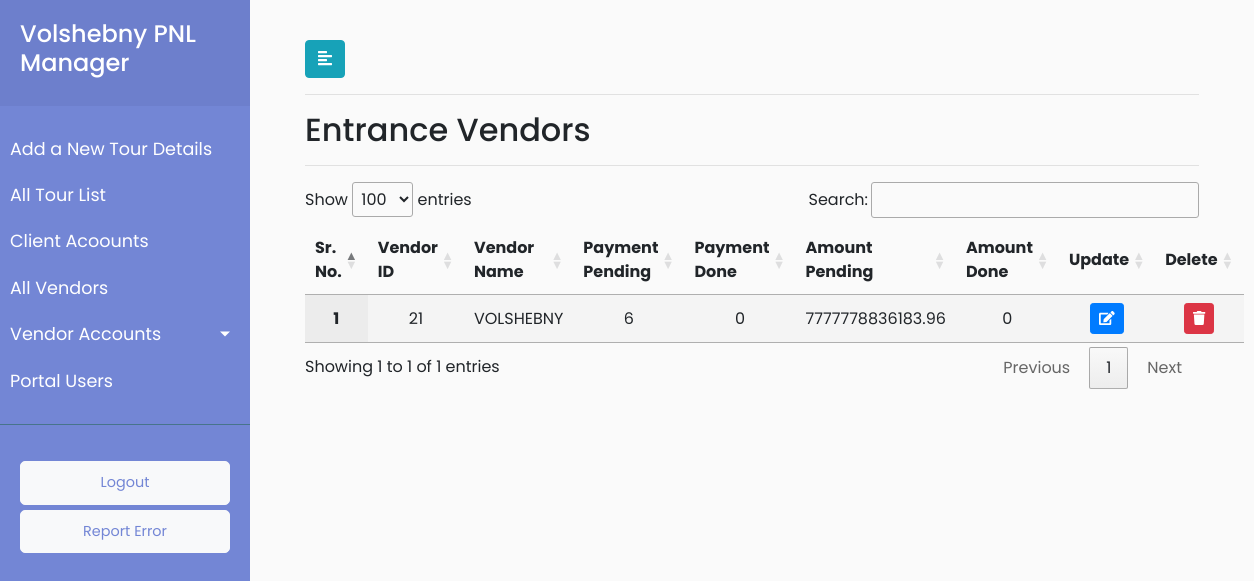
The page /vendor_accounts_entrances_quatation/ (signed in) on the database its author committed.
### payment/models.py (models this page shows, shortened)
class Vendor(models.Model):
    vendor_type_choices=(('Air Ticket Service','Air Ticket Service'),
                        ('Visa Cost Service','Visa Cost Service'),
                        ('Hotel Quatation Service','Hotel Quatation Service'),
                        ('Restuarant Quatation Service','Restuarant Quatation Service'),
                        ('Entrances Quatation Service','Entrances Quatation Service'),
                        ('SapSan Quatation Service','SapSan Quatation Service'),
                        ('Guide Service','Guide Service'),
                        ('Transport Service','Transport Service'),
                        ('All Services','All Services'))
    vendor_name = models.CharField(max_length=920)
    vendor_address = models.CharField(max_length=920)
    vendor_type = models.CharField(choices=vendor_type_choices,max_length=920,default="Air Ticket Service")
    vendor_mobile = models.CharField(max_length=920,default="")
    vendor_email = models.CharField(max_length=920,default="")
    vendor_remark = models.CharField(max_length=920,default="")

### payment/views.py (the view)
# urls.py: path('vendor_accounts_entrances_quatation/', views.vendor_accounts_entrances_quatation, name='vendor_accounts_entrances_quatation'),
@login_required(login_url='/user_login')
def vendor_accounts_entrances_quatation(request):
    entrances_list=functions.filtering_vendors("Entrances Quatation Service")
    user_role = request.user.user_role
    return render(request,'payment/vendor_accounts_entrances_quatation.html',{'entrances_list':entrances_list,'user_role':user_role })

### payment/functions.py (called while the page is built)
def filtering_vendors(vendor_type_parameter):
    vendor_payment_status = ['Pending','Done','Payment_Pending_Amonut','Payment_Done_Amount']
    x = list(set(list(Vendor.objects.filter(vendor_type=vendor_type_parameter).values_list('pk','vendor_name'))))
    vendor_status_list = [vendor_payment_count(a,vendor_payment_status_one) for a in x for vendor_payment_status_one in vendor_payment_status ]
    final = [vendor_status_list[i * 4:(i + 1) * 4] for i in range((len(vendor_status_list) + 4 - 1) // 4 )]
    vendor_dict = dict(zip(x,final))
    return vendor_dict

### payment/templates/payment/vendor_accounts_entrances_quatation.html (shortened to what this page needs)
{% extends 'payment/base.html' %}
{% load static %}
{% block stylesheets %}
<link rel="stylesheet" href="//cdn.datatables.net/1.10.19/css/jquery.dataTables.min.css">
{% endblock stylesheets %}
{% block content %}
<div id="content">
	<div class="container-fluid">
		<button type="button" id="sidebarCollapse" class="btn btn-info">
			<i class="fas fa-align-left"></i>
		</button>
        <hr>
                <h2>Entrance Vendors</h2>
        <hr>
        <div>
                       <table id="test_table" class="display" style="width:100%; text-align: center">
                            <thead>
                                <tr>
                                    <th>Sr. No.</th>
                                    <th>Vendor ID</th>
                                    <th>Vendor Name</th>
                                    <th>Payment Pending</th>
                                     <th>Payment Done</th>
                                      <th>Amount Pending</th>
                        <th>Amount Done</th>
                                     <th>Update</th>
                                     {% if user_role == 1 %}
                                        <th>Delete</th>
                                        {% endif %}
                                </tr>
                            </thead>
                            <tbody>
                    {% for key,value in entrances_list.items %}
                    <tr>
                        <th class="text-center" scope="row">{{ forloop.counter }}</th>
                        <td class="text-center">{{ key.0 }}</td>
                        <td class="text-center">{{ key.1 }}</td>
                        <td class="text-center"><a href="{% url 'payment:vendor_accounts_entrances_quatation_details'  vendor_id=key.0 payment_status="Pending"  %}"> {{value.0}} </a></td>
                        <td class="text-center"><a href="{% url 'payment:vendor_accounts_entrances_quatation_details'  vendor_id=key.0 payment_status="Done"  %}">{{value.1}}</a></td>
                        <td class="text-center">{{value.2}}</a></td>
                        <td class="text-center">{{value.3}}</a></td>
                        <td>
							<button type="button" class="update-entrances btn btn-sm btn-primary" data-id="{% url 'payment:vendor_entrances_update' pk=key.0  %}">
								<span class="fa fa-edit"></span>
							</button>
						</td>
                        {% if user_role == 1 %}
						<td>
							<button type="button" class="delete-entrances btn btn-sm btn-danger" data-id="{% url 'payment:vendor_entrances_delete' pk=key.0  %}">
								<span class="fa fa-trash"></span>
							</button>
						</td>
                        {% endif %}
                    </tr>
                    {% endfor %}
                </tbody>
                             </table>
                </div>
            </div>
            </div>
{% endblock %}

### payment/static/payment/style.css (style rules this page uses)
body { font-family: 'Poppins', sans-serif; background: #fafafa; }
a, a:hover, a:focus { color: inherit; text-decoration: none; transition: all 0.3s; }
#content { width: calc(100% - 250px); padding: 40px; min-height: 100vh; transition: all 0.3s; position: absolute; top: 0; right: 0; }

### rows shown on the page
Vendor: id "21", vendor_name "VOLSHEBNY", value "6", value "0", value "7777778836183.96"
